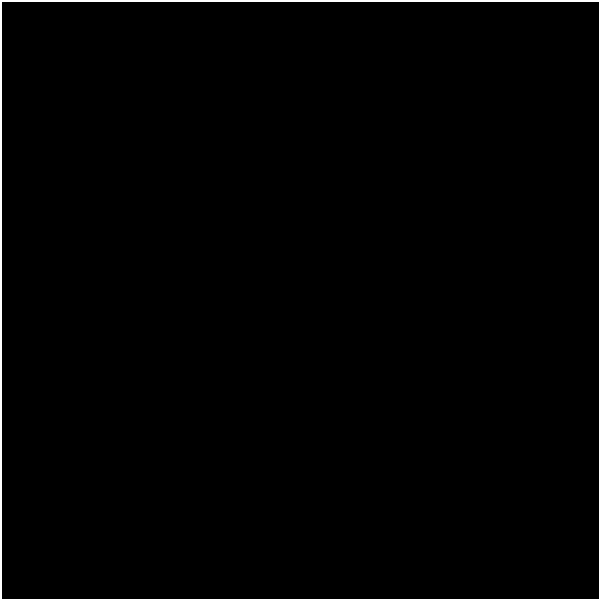
Frame 1 (no input)
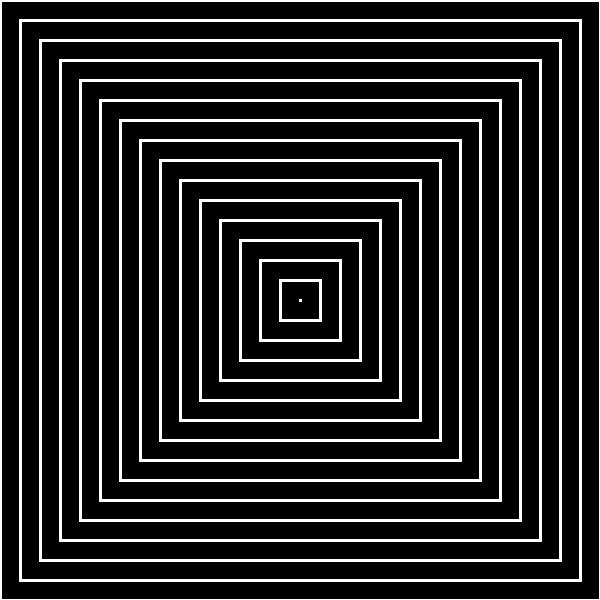
Frame 60 (the mouse pressed at the canvas centre just before this capture)
Frame 120 (the mouse held since frame 60 and released just before this capture): identical to frame 60, image omitted

The Processing sketch that drew these frames (run headless with seeded random() and noise(); from frame 60 on, the mouse is pressed at the canvas centre):

// Processing sketch: rectangle_animation1
// ── rectangle_animation1.pde
// Global variables (that can be used everywhere)
int x = 0;

// setup is called once at the beginning
void setup() {
  size(600, 600);
  background(0, 0, 0);
  noFill();
  stroke(255, 255, 255);
  strokeWeight(3);
  // Adds centering: rectMode(CENTER);
}

// draw is called repeatedly until you click stop
void draw() {
  // Add this to clear the canvas:
  // background(0, 0, 0);
  rect(x, x, 600 - 2 * x, 600 - 2 * x);
  // With centering: rect(300, 300, 600 - x, 600 - x);
  x += 20;
}
